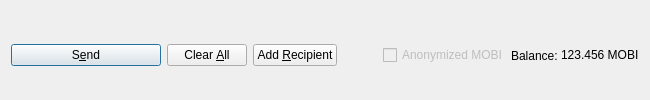
         <widget class="QFrame" name="frame_Send">
          <layout class="QHBoxLayout" name="horizontalLayout">
           <property name="bottomMargin">
            <number>0</number>
           </property>
           <item>
            <widget class="QPushButton" name="sendButton">
             <property name="minimumSize">
              <size>
               <width>150</width>
               <height>0</height>
              </size>
             </property>
             <property name="toolTip">
              <string>Confirm the send action</string>
             </property>
             <property name="text">
              <string>S&amp;end</string>
             </property>
             <property name="icon">
              <iconset resource="../mobinode.qrc">
               <normaloff>:/icons/send</normaloff>:/icons/send</iconset>
             </property>
             <property name="autoDefault">
              <bool>false</bool>
             </property>
             <property name="default">
              <bool>true</bool>
             </property>
            </widget>
           </item>
           <item>
            <widget class="QPushButton" name="clearButton">
             <property name="sizePolicy">
              <sizepolicy hsizetype="Minimum" vsizetype="Fixed">
               <horstretch>0</horstretch>
               <verstretch>0</verstretch>
              </sizepolicy>
             </property>
             <property name="toolTip">
              <string>Clear all fields of the form.</string>
             </property>
             <property name="text">
              <string>Clear &amp;All</string>
             </property>
             <property name="icon">
              <iconset resource="../mobinode.qrc">
               <normaloff>:/icons/remove</normaloff>:/icons/remove</iconset>
             </property>
             <property name="autoDefault">
              <bool>false</bool>
             </property>
            </widget>
           </item>
           <item>
            <widget class="QPushButton" name="addButton">
             <property name="toolTip">
              <string>Send to multiple recipients at once</string>
             </property>
             <property name="text">
              <string>Add &amp;Recipient</string>
             </property>
             <property name="icon">
              <iconset resource="../mobinode.qrc">
               <normaloff>:/icons/add</normaloff>:/icons/add</iconset>
             </property>
             <property name="autoDefault">
              <bool>false</bool>
             </property>
            </widget>
           </item>
           <item>
            <spacer name="horizontalSpacer">
             <property name="orientation">
              <enum>Qt::Horizontal</enum>
             </property>
             <property name="sizeHint" stdset="0">
              <size>
               <width>40</width>
               <height>20</height>
              </size>
             </property>
            </spacer>
           </item>
           <item>
            <layout class="QHBoxLayout" name="horizontalLayout_2">
             <property name="spacing">
              <number>3</number>
             </property>
             <item>
              <widget class="QCheckBox" name="checkzMOBI">
               <property name="enabled">
                <bool>false</bool>
               </property>
               <property name="text">
                <string>Anonymized MOBI</string>
               </property>
              </widget>
             </item>
             <item>
              <widget class="QLabel" name="label">
               <property name="text">
                <string>Balance:</string>
               </property>
              </widget>
             </item>
             <item>
              <widget class="QLabel" name="labelBalance">
               <property name="sizePolicy">
                <sizepolicy hsizetype="Preferred" vsizetype="Fixed">
                 <horstretch>0</horstretch>
                 <verstretch>0</verstretch>
                </sizepolicy>
               </property>
               <property name="cursor">
                <cursorShape>IBeamCursor</cursorShape>
               </property>
               <property name="text">
                <string notr="true">123.456 MOBI</string>
               </property>
               <property name="textInteractionFlags">
                <set>Qt::LinksAccessibleByMouse|Qt::TextSelectableByKeyboard|Qt::TextSelectableByMouse</set>
               </property>
              </widget>
             </item>
            </layout>
           </item>
          </layout>
         </widget>
